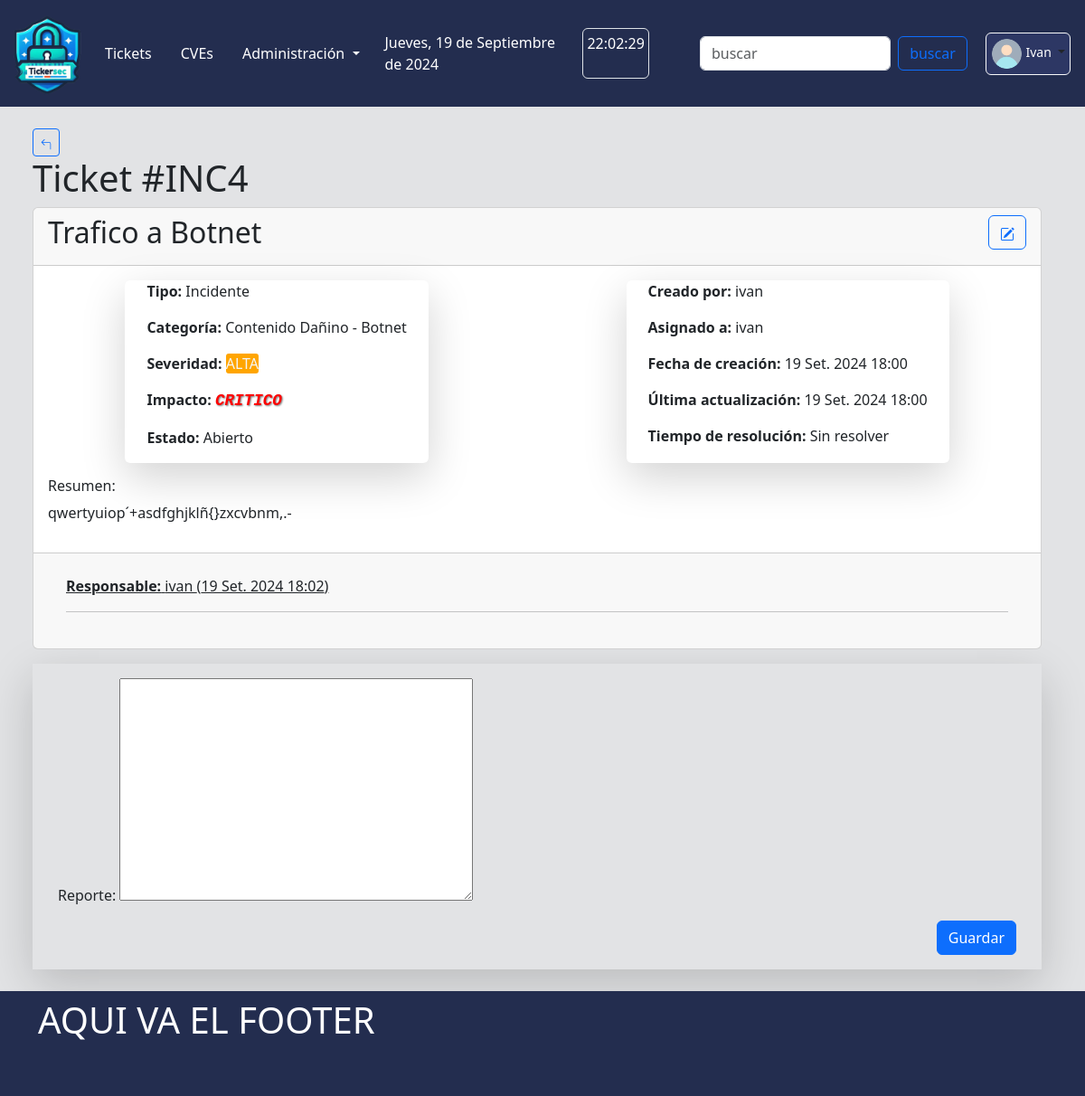
Screenshot of /core/tickets/detail/4/ (signed in) with the database file from the repository.
### core/models.py (models this page shows, shortened)
class Ticket(models.Model):
    type = models.CharField(verbose_name='Tipo', max_length=50, choices=TicketType.choices, default=TicketType.INCIDENTE)
    category = models.ForeignKey(TicketCategory, verbose_name='Categoria', related_name='categorias', on_delete=models.PROTECT)
    title = models.CharField(verbose_name='Titulo', max_length=50, blank=False)
    createdAt = models.DateTimeField(auto_now_add=True) # auto_now_add: actualiza el valor con la hora y la fecha de creación del registro.
    lastUpdate = models.DateTimeField(auto_now=True) # auto_now: actualiza el valor del campo a la hora y fecha actuales cada vez que se llama a Model.save().
    resolution = models.DurationField(verbose_name='Resolucion', blank=True, null=True)
    severity = models.CharField(verbose_name='Severidad', choices=Severity.choices, default=Severity.NULA.name, max_length=7)
    impact = models.CharField(verbose_name='Impacto', choices=Impact.choices, default=Impact.NULO.name, max_length=10)
    status = models.CharField(verbose_name='Estado', choices=TicketStatus.choices, default=TicketStatus.ABIERTO.name, max_length=10)
    createdBy = models.ForeignKey(User, verbose_name='Remitente', related_name='created_tickets', on_delete=models.PROTECT, blank=False)
    assignedTo = models.ForeignKey(User, verbose_name='Responsable', related_name='assigned_tickets', on_delete=models.PROTECT, blank=False)
    resume = models.CharField(verbose_name='Resumen', max_length=300, blank=False)
    report = models.ForeignKey(TicketReport, verbose_name='Reporte', related_name='reportes', on_delete=models.PROTECT, null=True, blank=True)
    def resolution_display(self):
        if not self.resolution:
            return 'Sin resolver'
        else:
            total_seconds = int(self.resolution.total_seconds())
            days = total_seconds // 86400
            hours = (total_seconds % 86400) // 3600
            minutes = (total_seconds % 3600) // 60
            return f'{days}d {hours}h {minutes}min'
    class Meta:
        ordering = ['-pk']
        verbose_name_plural = 'Tickets'

class TicketCategory(models.Model):
    name = models.CharField(verbose_name='Categoria', max_length=50, blank=False)
    subcategory = models.CharField(verbose_name='Subcategoria', max_length=50, unique=True, blank=False)
    description = models.CharField(verbose_name='Descripcion', max_length=500, blank=False)
    createdAt = models.DateTimeField(auto_now_add=True)
    createdBy = models.ForeignKey(User, on_delete=models.PROTECT, null=False)
    active = models.BooleanField(verbose_name='Activo', null=False, default=True)
    def __str__(self):
        return f'{self.name} - {self.subcategory}'
    class Meta:
        ordering = ['name', 'subcategory']
        verbose_name_plural = 'Categorias'

class TicketReport(models.Model):
    createdAt = models.DateTimeField(auto_now_add=True)
    createdBy = models.ForeignKey(User, verbose_name='Remitente', related_name='created_reports', on_delete=models.PROTECT, blank=False)
    title = models.CharField(verbose_name='Titulo', max_length=50, blank=False)
    report = QuillField(verbose_name='Reporte', blank=False, unique=True)
    class Meta:
        ordering = ['createdAt']
        verbose_name_plural = 'Reportes'

### core/views.py (the view, shortened to what this page needs)
# urls.py: path("tickets/detail/<int:pk>/", TicketDetailView.as_view(), name="detail-ticket"),
class TicketDetailView(LoginRequiredMixin, DetailView):
    model = Ticket
    template_name = 'core/ticket_detail.html'
    context_object_name = 'ticket'
    login_url = 'login'
    form_class = TicketReportForm
    def get_context_data(self, **kwargs):
        context = super().get_context_data(**kwargs)
        ticket = self.get_object()
        context['ticket'] = ticket
        context['form'] = TicketReportForm(initial={'ticket': ticket})
        context['reports'] = TicketReport.objects.all()
        return context

### core/forms.py
class TicketReportForm(forms.ModelForm):
    class Meta:
        model = TicketReport
        fields = ['report']

### templates/core/ticket_detail.html (shortened to what this page needs)
{% extends "dash/base.html" %}
{% load static %}
{% block main %}
<div class="container m-4">
    <div class="d-flex">
        <a href="{% url 'core:tickets' %}" class="btn btn-sm btn-outline-primary">
        </a>
    </div>
    <h1>Ticket #{{ ticket.type }}{{ ticket.pk }}</h1>
    <div class="card">
        <div class="card-header d-flex justify-content-between">
            <h2>{{ ticket.title }}</h2>
            <div>
                <a type="button" href="{% url 'core:update-ticket' ticket.pk %}" class="btn btn-outline-primary" title="Editar">
                </a>
            </div>
        </div>
        <div class="card-body row gx-5 justify-content-around">
            <div class="col-auto rounded shadow-lg">
                <p><strong>Tipo:</strong> {{ ticket.get_type_display }}</p>
                <p><strong>Categoría:</strong> {{ ticket.category }}</p>
                <p>
                    <strong>Severidad:</strong>
                    <span class="severidad-{{ ticket.severity|lower }}">{{ ticket.severity }}</span>
                </p>
                <p>
                    <strong>Impacto:</strong>
                    <span class="impacto-{{ ticket.impact|lower }}">{{ ticket.impact }}</span>
                </p>
                <p><strong>Estado:</strong> {{ ticket.get_status_display }}</p>
            </div>
            <div class="col-auto rounded shadow-lg">
                <p><strong>Creado por:</strong> {{ ticket.createdBy }}</p>
                <p><strong>Asignado a:</strong> {{ ticket.assignedTo }}</p>
                <p><strong>Fecha de creación:</strong> {{ ticket.createdAt }}</p>
                <p><strong>Última actualización:</strong> {{ ticket.lastUpdate }}</p>
                <p><strong>Tiempo de resolución:</strong> {{ ticket.resolution_display }}</p>
            </div>
            <div class="row mt-3">
                <div class="col-auto">
                    <h6>Resumen:</h6>
                    <p>{{ ticket.resume }}</p>
                </div>
            </div>
        </div>
        <div class="card-footer p-4">
            <div class="container">
                {% for report in reports %}
                <p class="text-decoration-underline"><Strong>Responsable:</Strong> {{ report.createdBy }} ({{report.createdAt }})</p>
                <hr>
                {% endfor %}
            </div>
        </div>
    </div>
    <div class="container shadow-lg mt-3">
        <form method="post" action="{% url 'core:detail-ticket' ticket.pk %}" enctype="multipart/form-data" class="p-3">
            {% for field in form %}
            <div class="form-group mb-3">
                <label for="{{form.label.id_for_label}}">{{field.label}}:</label>
                {{field}}
            </div>
            {% endfor %}
            <div class="d-flex justify-content-end">
                <button type="submit" class="btn btn-primary">Guardar</button>
            </div>
        </form>
    </div>
</div>
{% endblock main %}

### templates/dash/base.html (shortened to what this page needs)
{% load static %}
<!DOCTYPE html>
<html lang="es">
<head>
    {% load django_bootstrap5 %}
    {% bootstrap_css %}
    {% block extra_css %}
    <link rel="stylesheet" href="{% static 'css/dash/styles.css' %}">
    {% endblock extra_css %}
</head>
<body class="bg-secondary-subtle">
    <header class="bg-blueMilei">
        <nav class="navbar navbar-expand-lg me-2">
            <div class="container-fluid">
                <a class="navbar-brand" href="{% url 'dash:index' %}">
                    <img src='{% static "img/dash/favicon-824.png" %}' width="80rem" alt="" srcset="">
                </a>
                <div class="collapse navbar-collapse" id="navbarSupportedContent">
                    <ul class="navbar-nav me-auto mb-2 mb-lg-0">
                        <li class="navItemEffect nav-item me-3">
                            <a class="navTextEffect nav-link" aria-current="page"
                                href="{% url 'core:tickets' %}">Tickets</a>
                        </li>
                        <li class="navItemEffect nav-item me-3">
                            <a class="navTextEffect nav-link" href="#">CVEs</a>
                        </li>
                        <li class="navItemEffect nav-item me-3 dropdown">
                            <a class="navTextEffect nav-link dropdown-toggle" href="#" role="button"
                                data-bs-toggle="dropdown" aria-expanded="false">
                                Administración
                            </a>
                        </li>
                    </ul>
                    <div class="d-flex me-2">
                        <div class="nav-link disabled text-white p-1 me-3" id="fechaCompleta"></div>
                        <div class="nav-link disabled text-white p-1 me-5 border rounded" id="reloj"></div>
                    </div>
                    <form class="d-flex me-2" role="search">
                        <input class="form-control me-2" type="search" placeholder="buscar" aria-label="Search">
                        <button class="btn btn-outline-primary" type="submit">buscar</button>
                    </form>
                </div>
            </div>
            <div class="d-flex justify-content-end p-1 me-2 bg-blueMilei-subtle  border border-light rounded">
                {% if user.is_authenticated %}
                <div class="nav-item dropdown">
                    <button class="btn btn-sm dropdown-toggle p-0" type="button" id="dropdownMenuUser"
                        data-bs-toggle="dropdown" aria-expanded="false">
                        <img src="{% static 'img/dash/user.png' %}" alt="avatar icon" class="rounded-circle"
                            style="width: 35px;">
                        <span class="text-white">{{ user|title }}</span>
                    </button>
                </div>
                {% else %}
                <a href="{% url 'login' %}" class="btn btn-sm btn-outline-success">Ingresar</a>
                {% endif %}
            </div>
        </nav>
    </header>
    {% block main %}{% endblock main %}
    <footer class="bg-blueMilei text-white p-2">
        <div class="container" style="min-height: 100px;">
            <h1>AQUI VA EL FOOTER</h1>
        </div>
    </footer>
</body>
</html>

### static/css/dash/styles.css (style rules this page uses)
:root { --bg-blueMilei: rgb(35, 45, 79); --bg-blueMilei-subtle: rgb(45, 55, 100); }
.bg-blueMilei { background-color: var(--bg-blueMilei) !important; }
.bg-blueMilei-subtle { background-color: var(--bg-blueMilei-subtle) !important; }
.navTextEffect { color:white; }
.severidad-alta { background-color: orange; color: whitesmoke; border-radius: 3px; }
.impacto-critico { color: red; text-shadow: rgb(120, 120, 120) 1px 1px 2px; font-style: italic; font-weight: bold; font-family: 'Courier New', Courier, monospace; font-size: 1.1rem; }

### rows the page displays
Ticket: type "INC", pk "4", title "Trafico a Botnet", type "Incidente", category "Contenido Dañino - Botnet", severity "ALTA", impact "CRITICO", status "Abierto", createdBy "ivan", assignedTo "ivan", createdAt "19 Set. 2024 18:00", lastUpdate "19 Set. 2024 18:00", resolution_display "Sin resolver", resume "qwertyuiop´+asdfghjklñ{}zxcvbnm,.-"
TicketReport: createdBy "ivan", createdAt "19 Set. 2024 18:02"

### other values shown
{{ user|title }} "Ivan"
{{ field.label }} "Reporte"
